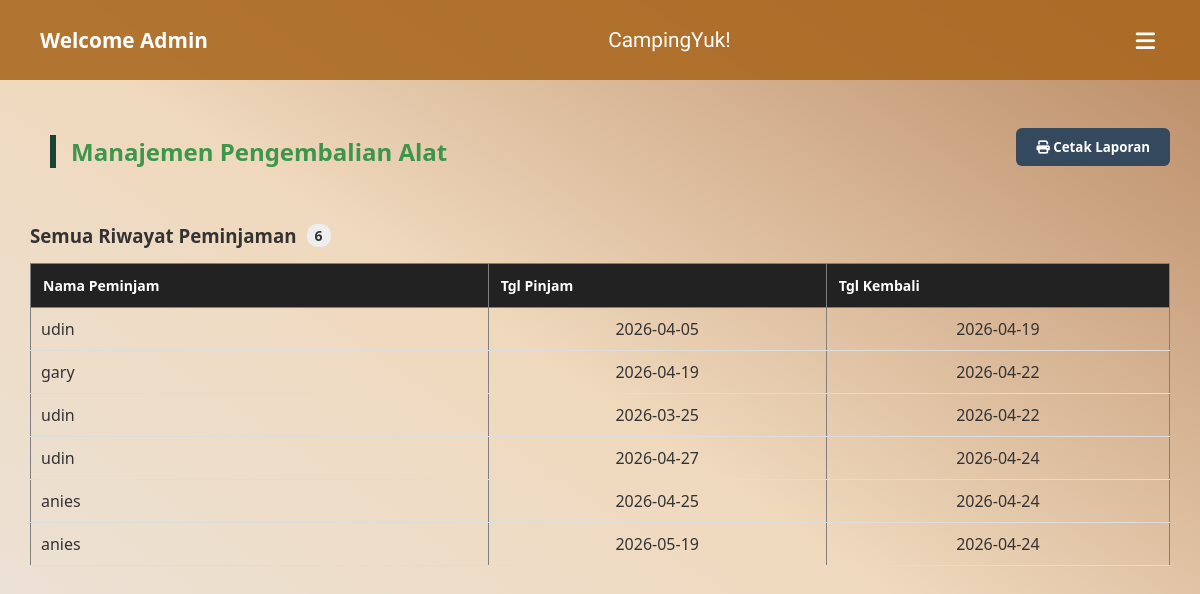
The app's page /view/view_admin/pengembalian.php (signed in), older data.
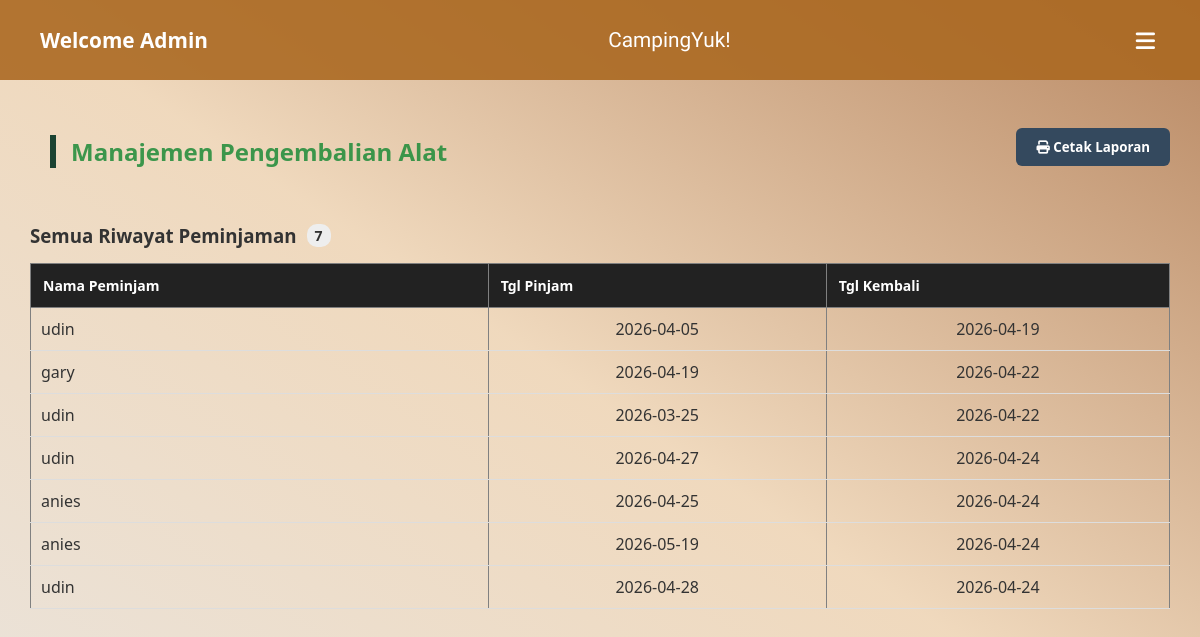
The same page, newer data.
### tables this page shows
CREATE TABLE `riwayat_peminjaman` (
  `id_user` int(11) NOT NULL,
  `Id_sewa` int(11) NOT NULL,
  `nama_peminjam` varchar(255) NOT NULL,
  `tanggal_peminjaman` date NOT NULL,
  `tanggal_pengembalian` date NOT NULL,
  `id_riwayat` int(11) NOT NULL
);

### controller/c_data.p.php (called while the page is built, shortened)
<?php
require_once __DIR__ . '/../models/m_data.p.php';
$database = new mysqli("localhost", "root", "", "peminjaman_alat");
$model = new ModelPengembalian($database);
$data_riwayat_all = $model->getAllRiwayat();
?>

### models/m_data.p.php (called while the page is built, shortened)
<?php
class ModelPengembalian {
    private $db;
    public function __construct($database_connection) {
        $this->db = $database_connection;
    }
    public function getAllRiwayat() {
        $sql = "SELECT r.*, a.nama_alat
                FROM riwayat_peminjaman r
                LEFT JOIN pengembalian pb ON r.id_sewa = pb.id_sewa
                LEFT JOIN peminjaman_alat p ON pb.kode_pinjam = p.kode_pinjam
                LEFT JOIN peralatan a ON p.id_alat = a.id_alat";
        $query = $this->db->query($sql);
        $result = [];
        if ($query) {
            while ($obj = $query->fetch_object()) {
                $result[] = $obj;
            }
        }
        return $result;
    }
}
?>

### view/view_admin/pengembalian.php (the view, shortened to what this page needs)
<?php
include_once '../../controller/c_data.p.php';
include_once '../template/navbar_admin.php';
?>
<!DOCTYPE html>
<html lang="id">
<head>
  <link rel="stylesheet" href="../template/style.css">
  <link rel="stylesheet" href="../template/dashboard_adm.css">
  <link rel="stylesheet" href="../template/petugas.css">
</head>
<body>
  <div class="main-content">
    <div style="display: flex; justify-content: space-between; align-items: center; margin-bottom: 10px;">
        <h2>Manajemen Pengembalian Alat</h2>
        <button onclick="window.print()" class="btn-cetak">
            <i class="fas fa-print"></i> Cetak Laporan
        </button>
    </div>
    <h3 class="section-title">Semua Riwayat Peminjaman <span class="count-badge"><?= count($data_riwayat_all) ?></span></h3>
    <div class="table-container">
      <table border="1" width="100%" style="border-collapse: collapse;">
        <thead>
          <tr style="background-color: #222; color: white;">
            <th>Nama Peminjam</th>
            <th>Tgl Pinjam</th>
            <th>Tgl Kembali</th>
          </tr>
        </thead>
        <tbody>
          <?php if (!empty($data_riwayat_all)): ?>
            <?php foreach ($data_riwayat_all as $row): ?>
              <tr>
                <td><?= htmlspecialchars($row->nama_peminjam) ?></td>
                <td align="center"><?= $row->tanggal_peminjaman ?></td>
                <td align="center"><?= $row->tanggal_pengembalian ?></td>
              </tr>
            <?php endforeach; ?>
          <?php else: ?>
            <tr><td colspan="4" align="center" style="padding: 15px;">Belum ada riwayat data.</td></tr>
          <?php endif; ?>
        </tbody>
      </table>
    </div>
  </div>
</body>
</html>

Row changes from the older to the newer data that the page shows:
added riwayat_peminjaman: nama_peminjam "udin", tanggal_peminjaman "2026-04-28", tanggal_pengembalian "2026-04-24"
Text that changed along with them:
count($data_riwayat_all): "6" → "7"
